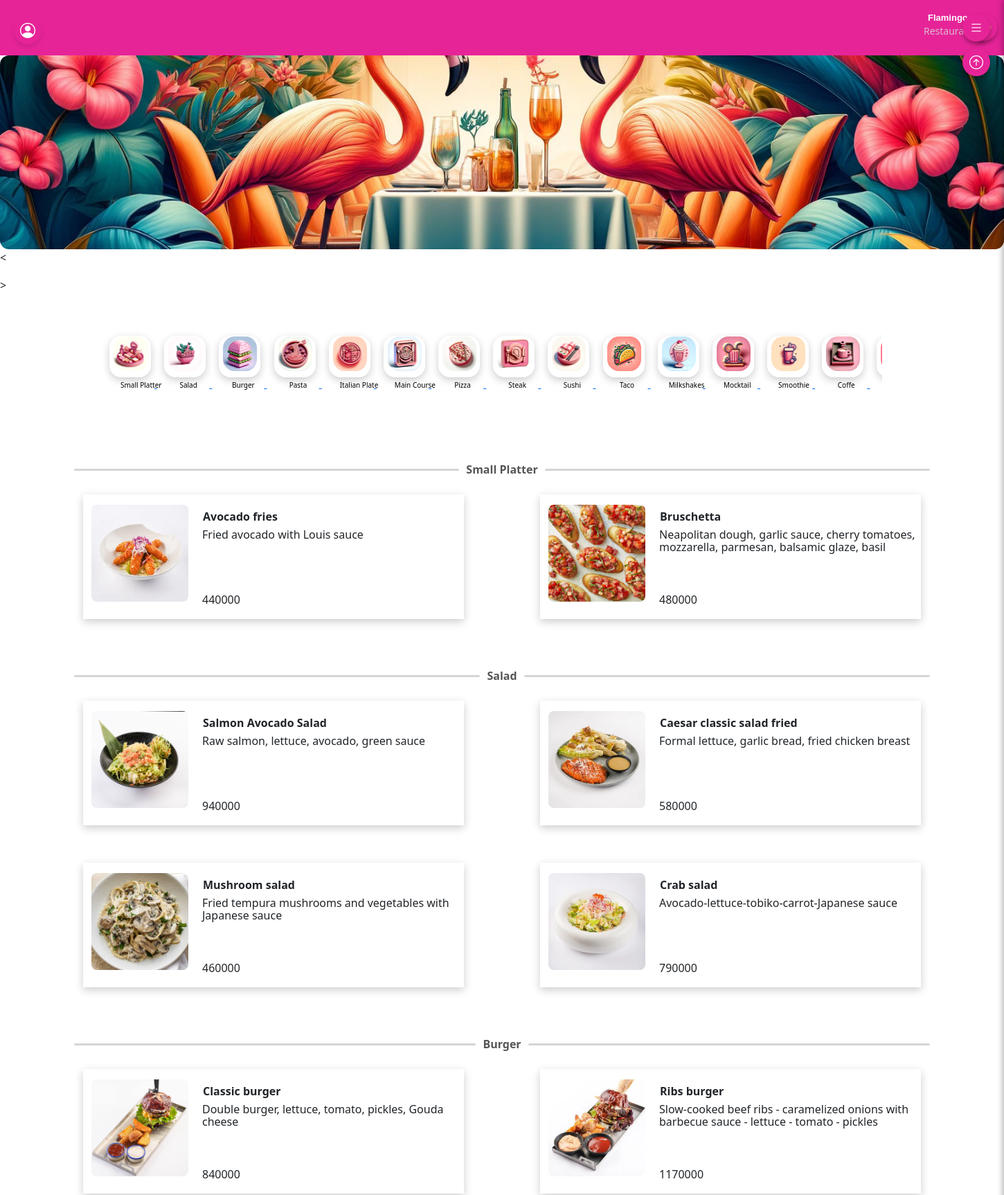
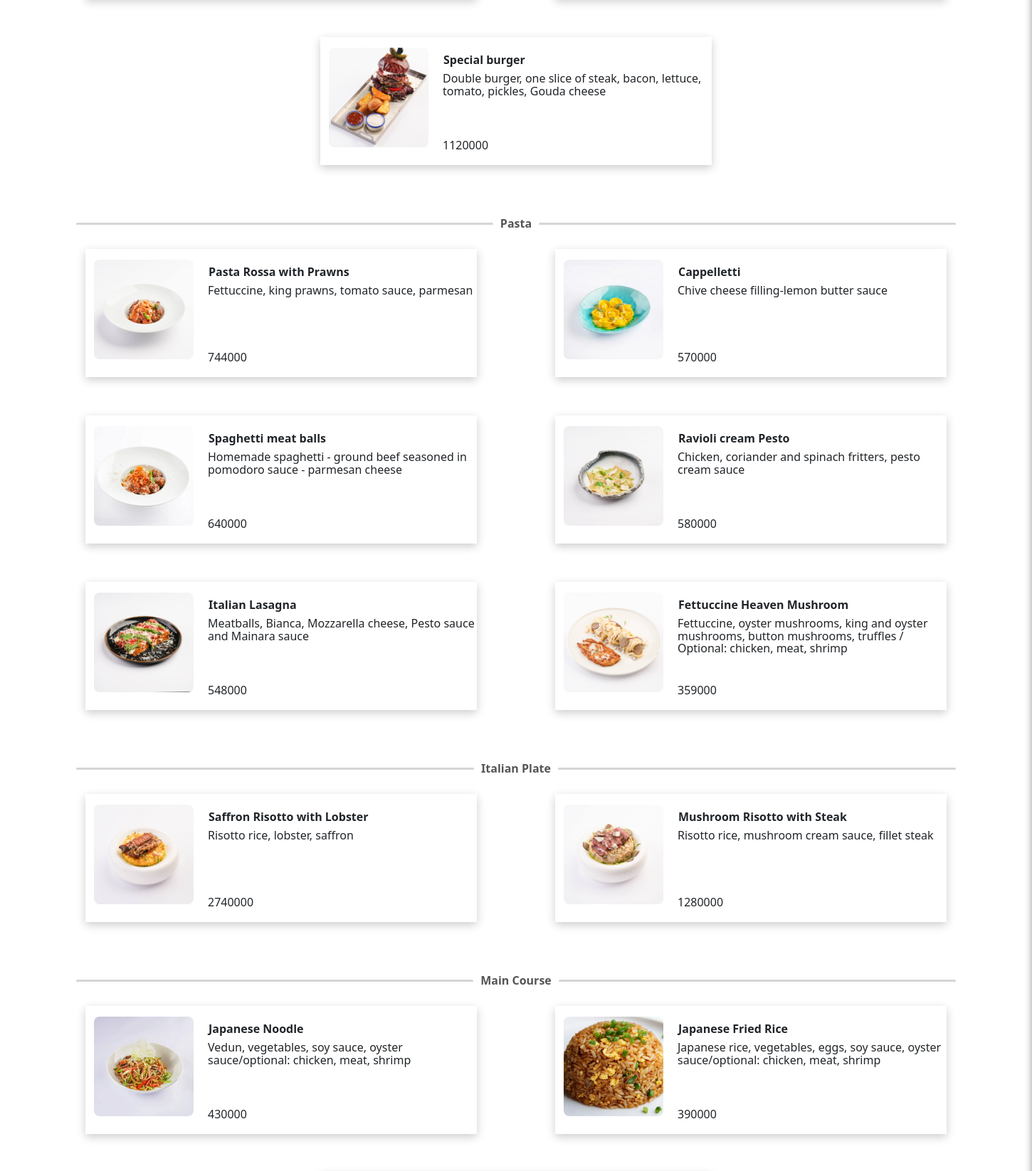
The page / (upper part) on the database its author committed (2 pictures, top to bottom).
### menu/models.py (models this page shows, shortened)
class Category(models.Model):
    name = models.CharField(max_length=100)
    image = models.ImageField(upload_to='categories/', default='categories/default.jpg')

class Product(models.Model):
    name = models.CharField(max_length=100)
    price = models.DecimalField(null=True , blank=True , max_digits=7 , decimal_places=0)
    description = models.TextField(null=True , blank=True)
    available = models.BooleanField(default=True)
    category = models.ForeignKey(Category , on_delete=models.CASCADE , null=True)
    image = models.ImageField(upload_to='product_images/', blank=True, null=True)

### menu/views.py (the view)
# urls.py: path('', views.index, name='index'),
def index(request):
    available_products = Product.objects.filter(available = True)
    categories = Category.objects.all().order_by('-id')
    context = {
        'available_products' : available_products,
        'categories' : categories,
    }
    return render(request ,'menu/index.html' , context)

### menu/templates/menu/index.html (shortened to what this page needs)
{% extends "menu/base.html" %}
{% load static %}
{% block content %}
<p class= "scroll-sign-1"> < </p>
<p class= "scroll-sign-2"> > </p>
    <div class="scrollbar-div">
        <div class="scroolbar">
            {% for category in categories %}
                <a href="#{{ category.name|slugify }}">
                    <button class="category_items">
                        <img src="{{ category.image.url }}" alt="{{ category.name }}" class="category_images">
                        <p class="category_items_name">{{ category.name }}</p>
                    </button>
                </a>
            {% endfor %}
        </div>
    </div>
    <div class="container text-center">
        {% for category in categories %}
                <div style="display: flex; align-items: center; margin: 20px ;">
                    <hr class="hr-style" style="flex: 1; border: none; border-top: 3px solid #5b5b5b; margin: 0 10px; border-radius: 10px;">
                    <span style="white-space: nowrap; font-weight: bold; color: #555;">{{ category.name }}</span>
                    <hr class="hr-style" style="flex: 1; border: none; border-top: 3px solid #5b5b5b; margin: 0 10px; border-radius: 10px;">
                </div>
            <div class="row text-end moosh">
                {% with category.product_set.all as items %}
                    {% for product in items %}
                        {% if forloop.last and not forloop.counter|divisibleby:2 %}
                            <div class="menu_item mt-1 col-5 mx-auto">
                        {% else %}
                            <div class="menu_item mt-1 col-5 mx-auto">
                        {% endif %}
                                {% if product.image %}
                                    <img src="{{ product.image.url }}" alt="{{ product.name }}" class="item-image">
                                {% else %}
                                    <img src="{% static 'images/download.png' %}" alt="default image" class="unavailable-image">
                                {% endif %}
                                <strong class="item-name"> {{ product.name }} </strong>
                                <p class="item-description"> {{ product.description }} </p>
                                <p class="item-price"> {{ product.price }} </p>
                            </div>
                    {% endfor %}
                {% endwith %}
            </div>
        {% endfor %}
    </div>
{% endblock %}

### menu/templates/menu/base.html (shortened to what this page needs)
{% load static %}
<!DOCTYPE html>
<html lang="en">
<head>
    <link href="https://cdn.jsdelivr.net/npm/bootstrap@5.3.3/dist/css/bootstrap.min.css" rel="stylesheet">
    <link href="https://cdn.jsdelivr.net/npm/bootstrap@5.3.5/dist/css/bootstrap.min.css" rel="stylesheet">
    <link rel="stylesheet" href="https://cdn.jsdelivr.net/npm/bootstrap-icons@1.11.3/font/bootstrap-icons.min.css">
</head>
<body class="page-body">
    <header>
        <br>
        <div class="percon_div">
            <a href="{% if user.is_authenticated %}register/{% else %}/login/{% endif %}">
                <i class="bi bi-person-circle percon_color"></i>
            </a>
        </div>
        <div class="felamingi_div">
        </div>
        <h5 class="text_felamingo">Flamingo</h5>
        <p class="text">Restaurant</p>
        <button id="hamburgerBtn" class="bi bi-list hamburger_button"></button>
        <br>
    </header>
    <div class="main_picture_wrapper">
        <img src="{% static 'images/8885b9930acd4459972bc4e73ca7cbbb.jpg' %}" alt="felamingo_background" class="main_picture">
    </div>
<button id="scrollTopBtn" class="bi bi-arrow-up-circle scroll-top-button"></button>
{% block content %}
{% endblock %}
</body>
<br>
<br>
</html>

### rows shown on the page
Category: image (picture), name "Small Platter"
Category: image (picture), name "Salad"
Category: image (picture), name "Burger"
Category: image (picture), name "Pasta"
Category: image (picture), name "Italian Plate"
Category: image (picture), name "Main Course"
Category: image (picture), name "Pizza"
Category: image (picture), name "Steak"
Category: image (picture), name "Sushi"
Category: image (picture), name "Taco"
Category: image (picture), name "Milkshakes"
Category: image (picture), name "Mocktail"
Category: image (picture), name "Smoothie"
Category: image (picture), name "Coffe"
Product: image (picture), name "Avocado fries", description "Fried avocado with Louis sauce", price "440000"
Product: image (picture), name "Bruschetta", description "Neapolitan dough, garlic sauce, cherry tomatoes, mozzarella, parmesan, balsamic glaze, basil", price "480000"
Product: image (picture), name "Salmon Avocado Salad", description "Raw salmon, lettuce, avocado, green sauce", price "940000"
Product: image (picture), name "Caesar classic salad fried", description "Formal lettuce, garlic bread, fried chicken breast", price "580000"
Product: image (picture), name "Mushroom salad", description "Fried tempura mushrooms and vegetables with Japanese sauce", price "460000"
Product: image (picture), name "Crab salad", description "Avocado-lettuce-tobiko-carrot-Japanese sauce", price "790000"
Product: image (picture), name "Classic burger", description "Double burger, lettuce, tomato, pickles, Gouda cheese", price "840000"
Product: image (picture), name "Ribs burger", description "Slow-cooked beef ribs - caramelized onions with barbecue sauce - lettuce - tomato - pickles", price "1170000"
Product: image (picture), name "Special burger", description "Double burger, one slice of steak, bacon, lettuce, tomato, pickles, Gouda cheese", price "1120000"
Product: image (picture), name "Pasta Rossa with Prawns", description "Fettuccine, king prawns, tomato sauce, parmesan", price "744000"
Product: image (picture), name "Cappelletti", description "Chive cheese filling-lemon butter sauce", price "570000"
Product: image (picture), name "Spaghetti meat balls", description "Homemade spaghetti - ground beef seasoned in pomodoro sauce - parmesan cheese", price "640000"
Product: image (picture), name "Ravioli cream Pesto", description "Chicken, coriander and spinach fritters, pesto cream sauce", price "580000"
Product: image (picture), name "Italian Lasagna", description "Meatballs, Bianca, Mozzarella cheese, Pesto sauce and Mainara sauce", price "548000"
Product: image (picture), name "Fettuccine Heaven Mushroom", description "Fettuccine, oyster mushrooms, king and oyster mushrooms, button mushrooms, truffles / Optional: chicken, meat, shrimp", price "359000"
Product: image (picture), name "Saffron Risotto with Lobster", description "Risotto rice, lobster, saffron", price "2740000"
Product: image (picture), name "Mushroom Risotto with Steak", description "Risotto rice, mushroom cream sauce, fillet steak", price "1280000"
Product: image (picture), name "Japanese Noodle", description "Vedun, vegetables, soy sauce, oyster sauce/optional: chicken, meat, shrimp", price "430000"
Product: image (picture), name "Japanese Fried Rice", description "Japanese rice, vegetables, eggs, soy sauce, oyster sauce/optional: chicken, meat, shrimp", price "390000"
